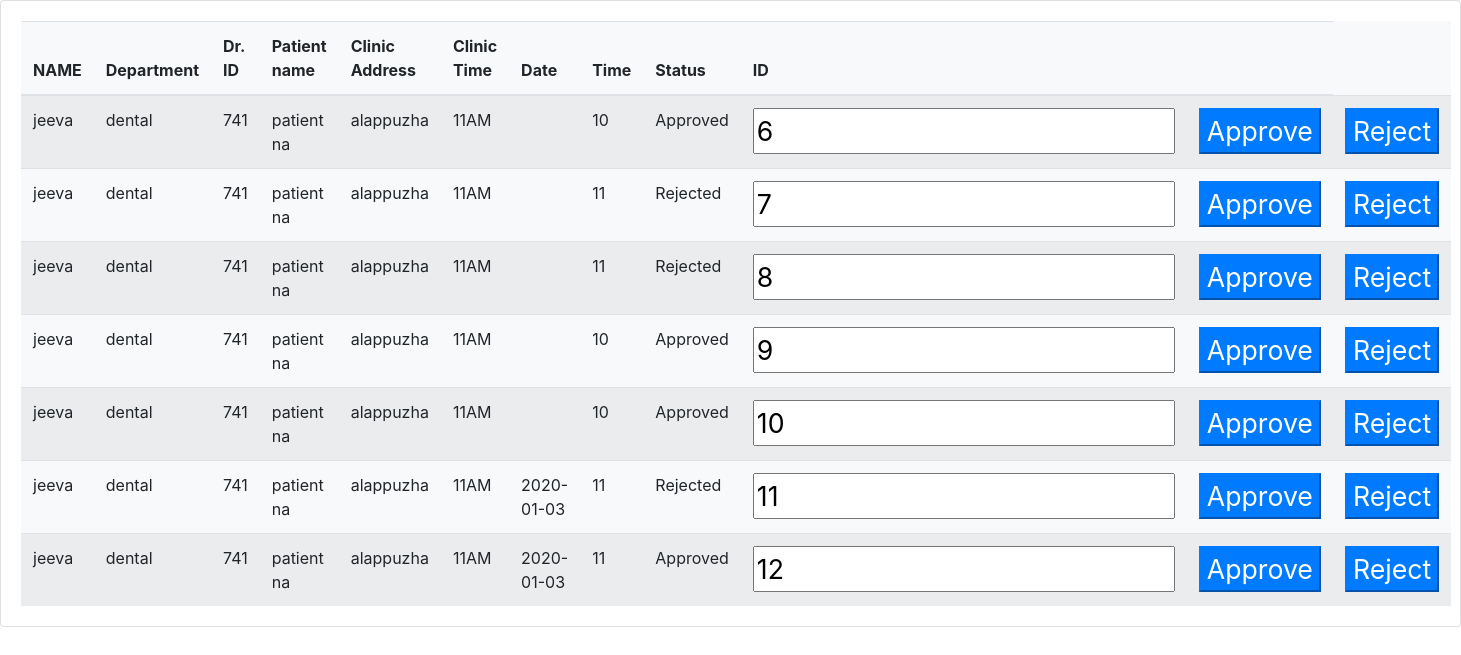
/viewpatientbook.php (signed in), run on the app's committed database.
### tables this page shows
CREATE TABLE `appoinment` (
  `id` int(5) NOT NULL,
  `name` varchar(10) NOT NULL,
  `department` varchar(10) NOT NULL,
  `nationalid` varchar(10) NOT NULL,
  `username` varchar(10) NOT NULL,
  `clinicadress` varchar(20) NOT NULL,
  `clinictime` varchar(10) NOT NULL,
  `date` varchar(10) NOT NULL,
  `time` int(11) NOT NULL,
  `status` varchar(10) NOT NULL
);

### viewpatientbook.php (the view, shortened to what this page needs)
<!doctype html>
<html>
<head>
		<link  rel="stylesheet" href="fontawesome/css/all.min.css">
		<link href="css/sb-admin-2.min.css" rel="stylesheet">
		<link href="css/bootstrap.min.css" rel="stylesheet">
		<link href="css/style.css" rel="stylesheet">
		<link href="css/style3.css" rel="stylesheet">
		<link rel="stylesheet" href="css/style3.css">
</head>
<body>
<div class="card">
<div class="card-body">
<table class="table table-striped card-text bg-light">
<thead>
	<tr>
	<th class="">NAME</th>
	<th>Department</th>
	<th>Dr. ID</th>
	<th>Patient name</th>
	<th>Clinic Address</th>
	<th>Clinic Time</th>
	<th>Date</th>
	<th>Time</th>
	<th>Status</th>
	<th>ID</th>
	<th> </th>
	</tr>
</thead>
	<?php
	include("connection.php");
	$result=mysqli_query($con,"SELECT * from appoinment where name='".$_SESSION['name']."'");
	while($row=mysqli_fetch_assoc($result))
	{
	?>
	<tr>
		<form action="reject_and_approving.php" method="post">
		<td><?php echo $row['name'];?></td>
		<td><?php echo $row['department'];?></td>
		<td><?php echo $row['nationalid'];?></td>
		<td><?php echo $row['username'];?></td>
		<td><?php echo $row['clinicadress'];?></td>
		<td ><?php echo $row['clinictime'];?></td>
		<td><?php echo $row['date'];?></td>
		<td><?php echo $row['time'];?></td>
		<td><?php echo $row['status'];?></td>
		<td><input type="text" value="<?php echo $row['id'];?>" name="id" readonly> </td>
		<td><input type="submit" value="Approve" class="btn-primary" name="approve"></td>
		<td><input type="submit" value="Reject"  class="btn-primary" name="reject"></td>
		</form>
	</tr>
<?php
	}
?>
</table>
</div>
</div>
</body>
</html>

### css/style.css (style rules this page uses)
input { font-size: 20pt; }

### data on the page
appoinment: name "jeeva", department "dental", nationalid "741", username "patient na", clinicadress "alappuzha", clinictime "11AM", time "10", status "Approved", id "6"
appoinment: name "jeeva", department "dental", nationalid "741", username "patient na", clinicadress "alappuzha", clinictime "11AM", time "11", status "Rejected", id "7"
appoinment: name "jeeva", department "dental", nationalid "741", username "patient na", clinicadress "alappuzha", clinictime "11AM", time "11", status "Rejected", id "8"
appoinment: name "jeeva", department "dental", nationalid "741", username "patient na", clinicadress "alappuzha", clinictime "11AM", time "10", status "Approved", id "9"
appoinment: name "jeeva", department "dental", nationalid "741", username "patient na", clinicadress "alappuzha", clinictime "11AM", time "10", status "Approved", id "10"
appoinment: name "jeeva", department "dental", nationalid "741", username "patient na", clinicadress "alappuzha", clinictime "11AM", date "2020-01-03", time "11", status "Rejected", id "11"
appoinment: name "jeeva", department "dental", nationalid "741", username "patient na", clinicadress "alappuzha", clinictime "11AM", date "2020-01-03", time "11", status "Approved", id "12"
